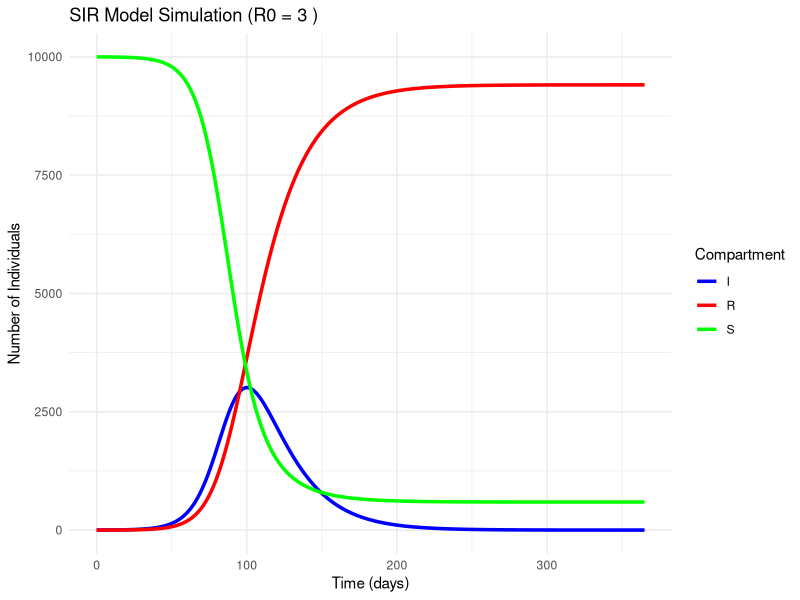
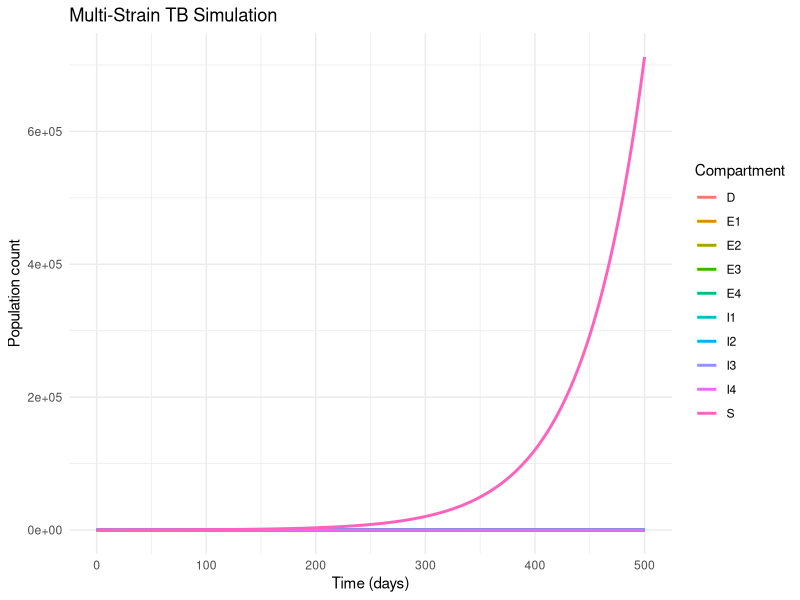

These figures' R source, in order:
## ---- chunk 1
knitr::opts_chunk$set(echo = TRUE)
library(ggplot2)
library(tidyr)
## ---- chunk 2
# parameter Setup

# Total Population 
N <- 10000

# Initial Setup
I_initial <- 1 # 1 person is infected
R_initial <- 0 # 0 person is recovered
S_initial <- N - I_initial - R_initial # everyone else is susceptible

# Time periods
days <- 365
dt <- 0.1
time <- seq(0, days, by = dt)

# Assumption of beta and gamma
gamma <- .05 # recovery rate
beta <- .15 # transmission rate
R_0 <- beta / gamma # basic reproduction number

# variables Setup
S <- numeric(length(time))
I <- numeric(length(time))
R <- numeric(length(time))
# Initial values
S[1] <- S_initial # S(0)
I[1] <- I_initial # I(0)
R[1] <- R_initial # R(0)

# Simulation #desolve
for (t in 1:(length(time) - 1)) {
  # Infection and recovery
  dS <- -beta * S[t] * I[t] / N
  dI <- beta * S[t] * I[t] / N - gamma * I[t]
  dR <- gamma * I[t]
  # Update values for next day
  S[t + 1] <- S[t] + dS * dt
  I[t + 1] <- I[t] + dI * dt
  R[t + 1] <- R[t] + dR * dt

}
head(data.frame(Day = time, S = S, I = I, R = R)) # Should I round values?

# Plot
sir_df <- data.frame(
  Day = time,
  S = S,
  I = I,
  R = R
)

sir_long <- pivot_longer(
  sir_df,
  cols = c("S", "I", "R"),
  names_to = "Compartment",
  values_to = "Count"
)

ggplot(data = sir_long, 
       mapping = aes(x = Day, y = Count, color = Compartment)) +
  geom_line(size = 1.2) +
  labs(
    title = paste("SIR Model Simulation (R0 =", R_0, ")"),
    x = "Time (days)",
    y = "Number of Individuals"
  ) +
  theme_minimal() +
  scale_color_manual(values = c("blue", "red", "green"))
## ---- chunk 3
# Multi-strain TB system with drug resistance

# Initial Setup
E1_initial <- 1 # Latent DS
I1_initial <- 1 # Infectious DS

E2_initial <- 1 # Latent H-resistant
I2_initial <- 1 # Infectious H-resistant

E3_initial <- 1 # Latent R-resistant
I3_initial <- 1 # Infectious R-resistant

E4_initial <- 1 # Latent MDR
I4_initial <- 1 # Infectious MDR

D_initial <- 0 # Initial deaths

N_initial <- 100      # total US population

S_initial <- N_initial - (
  E1_initial + I1_initial +
  E2_initial + I2_initial +
  E3_initial + I3_initial +
  E4_initial + I4_initial +
  D_initial
)



# Time periods
days <- 500
dt <- 1
time <- seq(0, days, by = dt)

# Assumption of parameters
a2 <- 0.1     # Proportion of initial latent TB cases that are H-resistant 
a3 <- 0.1     # Proportion of initial latent TB cases that are R-resistant 
a4 <- 0.1     # Proportion of initial latent TB cases that are MDR 

alpha <- 0.00425   # Immigration rate into the US (fixed)

b <- .5     # Proportion of initial active TB cases that are drug-susceptible 

gamma <- .5  # Proportion of H-resistance acquisition cases 

l <- 0.1      # Proportion of immigrants that have LTBI 

lambda <- .5  # Effective contact rate 

mu <- 0.05    # TB-specific mortality rate 
mu0 <- 0.013  # Background (non-TB) mortality rate (fixed)

p <- 0.2      # Proportion of exogenous infections that are acute 

phi1 <- 0.2  # Rate of end of treatment for DS TB 
phi2 <- 0.2   # Rate of end of treatment for H-resistant TB 
phi3 <- 0.1  # Rate of end of treatment for R-resistant TB
phi4 <- 0.1   # Rate of end of treatment for MDR TB 

q <- 0.1      # Proportion of active TB cases that are infectious 

r2 <- 0.1     # Proportion of immigrant H-resistant LTBI cases
r3 <- 0.1     # Proportion of immigrant R-resistant LTBI cases 
r4 <- 0.1     # Proportion of immigrant MDR LTBI cases 

rho <- 0.0179 # US birth rate (fixed)

t1 <- 0.05    # Time in treatment for DS 
t2 <- 0.05    # Time in treatment for H-resistant 
t3 <- 0.05    # Time in treatment for R-resistant
t4 <- 0.05    # Time in treatment for MDR 

vL <- 0.005   # Progression rate from latent to active TB 

y1 <- 0.05    # Failed treatment leading to H/R resistance from DS 
y2 <- 0.05    # Failed treatment leading to MDR from H- or R-resistant TB 
y3 <- 0.05

z1 <- 0.6    # Success rate of DS TB treatment 
z2 <- 0.6     # Success rate of H-resistant TB treatment 
z3 <- 0.6     # Success rate of R-resistant TB treatment
z4 <- 0.4    # Success rate of MDR TB treatment 

# Variable Setup
S <- numeric(length(time)) 
E1 <- numeric(length(time))
I1 <- numeric(length(time))  
E2 <- numeric(length(time)) 
I2 <- numeric(length(time))
E3 <- numeric(length(time)) 
I3 <- numeric(length(time))
E4 <- numeric(length(time)) 
I4 <- numeric(length(time)) 
D <- numeric(length(time))
N_vec <- numeric(length(time)) 

# Initial values
S[1]  <- S_initial
E1[1] <- E1_initial
I1[1] <- I1_initial
E2[1] <- E2_initial
I2[1] <- I2_initial
E3[1] <- E3_initial
I3[1] <- I3_initial
E4[1] <- E4_initial
I4[1] <- I4_initial
D[1]  <- D_initial
N_vec[1] <- N_initial

# Simulation
for (t in 1:(length(time) - 1)) {
  dS <- rho * N_vec[t] 
    - q * t1 * lambda * S[t] * I1[t] / N_vec[t] 
    - q * t2 * lambda * S[t] * I2[t] / N_vec[t] 
    - q * t3 * lambda * S[t] * I3[t] / N_vec[t] 
    - q * t4 * lambda * S[t] * I4[t] / N_vec[t] 
    + z1 * phi1 * I1[t] + z2 * phi2 * I2[t] + z3 * phi3 * I3[t] + z4 * phi4 * I4[t]
    + (1 - l) * alpha * N_vec[t]  
    - mu0 * S[t]

  dE1 <- (1 - p) * q * t1 * lambda * S[t] * I1[t] / N_vec[t] 
       - vL * E1[t]
       + (1 - y1) * (1 - z1) * phi1 * I1[t]
       + l * alpha * (1 - r2 - r3 - r4) * N_vec[t] 
       - mu0 * E1[t]

    dI1 <- q * t1 * lambda * S[t] * I1[t] / N_vec[t] 
         + vL * E1[t]
         - phi1 * I1[t]
         - mu0 * I1[t]
         - mu * I1[t]

  dE2 <- (1 - p) * q * t2 * lambda * S[t] * I2[t] / N_vec[t] 
     - vL * E2[t]
     + (1 - y2) * (1 - z2) * phi2 * I2[t]
     + gamma * (1 - z1) * y1 * phi1 * I1[t]
     + l * alpha * r2 * N_vec[t] 
     - mu0 * E2[t]

    dI2 <- q * t2 * lambda * S[t] * I2[t] / N_vec[t] 
         + vL * E2[t]
         - phi2 * I2[t]
         - mu0 * I2[t]
         - mu * I2[t]

    dE3 <- (1 - p) * q * t3 * lambda * S[t] * I3[t] / N_vec[t] 
         - vL * E3[t]
         + (1 - y3) * (1 - z3) * phi3 * I3[t]
         + (1 - gamma) * (1 - z1) * y1 * phi1 * I1[t]
         + l * alpha * r3 * N_vec[t] 
         - mu0 * E3[t]


    dI3 <- q * t3 * lambda * S[t] * I3[t] / N_vec[t] 
        + vL * E3[t]
        - phi3 * I3[t]
        - mu0 * I3[t]
        - mu * I3[t]

  dE4 <- (1 - p) * q * t4 * lambda * S[t] * I4[t] / N_vec[t] 
       - vL * E4[t]
       + (1 - z2) * y2 * phi2 * I2[t]
       + (1 - z3) * y2 * phi3 * I3[t]
       + l * alpha * r4 * N_vec[t] 
       - mu0 * E4[t]

    dI4 <- q * t4 * lambda * S[t] * I4[t] / N_vec[t] 
        + vL * E4[t]
        - phi4 * I4[t]
        - mu0 * I4[t]
        - mu * I4[t]

  dD <- mu * (I1[t] + I2[t] + I3[t] + I4[t])

  dN <- rho * N_vec[t] 
     + alpha * N_vec[t]
     - mu * (I1[t] + I2[t] + I3[t] + I4[t]) 
     - mu0 * N_vec[t]


    
    # Update the value for next day
  S[t + 1]  <- S[t]  + dS  * dt
  E1[t + 1] <- E1[t] + dE1 * dt
  I1[t + 1] <- I1[t] + dI1 * dt
  E2[t + 1] <- E2[t] + dE2 * dt
  I2[t + 1] <- I2[t] + dI2 * dt
  E3[t + 1] <- E3[t] + dE3 * dt
  I3[t + 1] <- I3[t] + dI3 * dt
  E4[t + 1] <- E4[t] + dE4 * dt
  I4[t + 1] <- I4[t] + dI4 * dt
  D[t + 1]  <- D[t]  + dD  * dt
  N_vec[t + 1] <- N_vec[t] + dN * dt
  
}
head(data.frame(
  Day = time,
  S = S,
  E1 = E1, 
  I1 = I1,
  E2 = E2, 
  I2 = I2,
  E3 = E3, 
  I3 = I3,
  E4 = E4, 
  I4 = I4,
  D = D,
  N = N_vec
))

# Plot
tb_df <- data.frame(
  Day = time,
  S = S,
  E1 = E1, 
  I1 = I1,
  E2 = E2, 
  I2 = I2,
  E3 = E3, 
  I3 = I3,
  E4 = E4, 
  I4 = I4,
  D = D
)

tb_long <- pivot_longer(
  tb_df,
  cols = -Day,
  names_to = "Compartment",
  values_to = "Count"
)

# Plot
ggplot(tb_long, aes(x = Day, y = Count, color = Compartment)) +
  geom_line(size = 1) +
  labs(
    title = "Multi-Strain TB Simulation",
    x = "Time (days)",
    y = "Population count"
  ) +
  theme_minimal()
